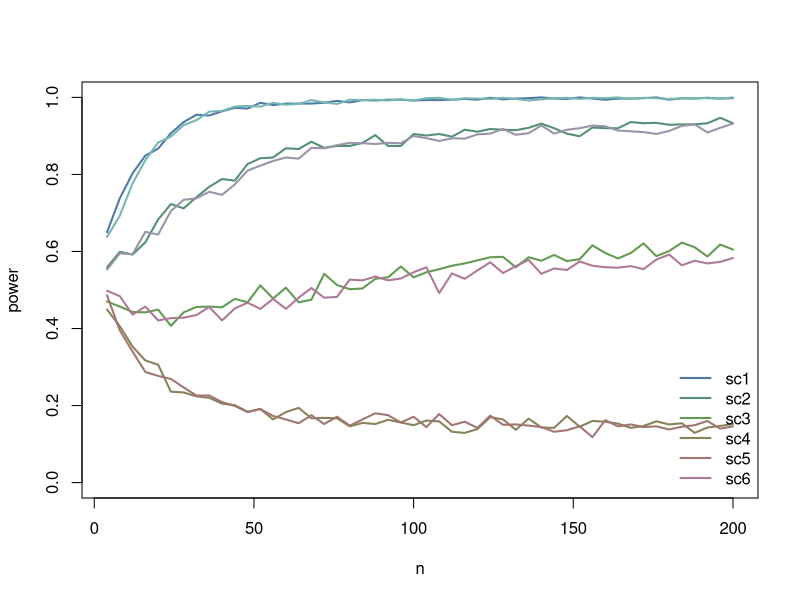
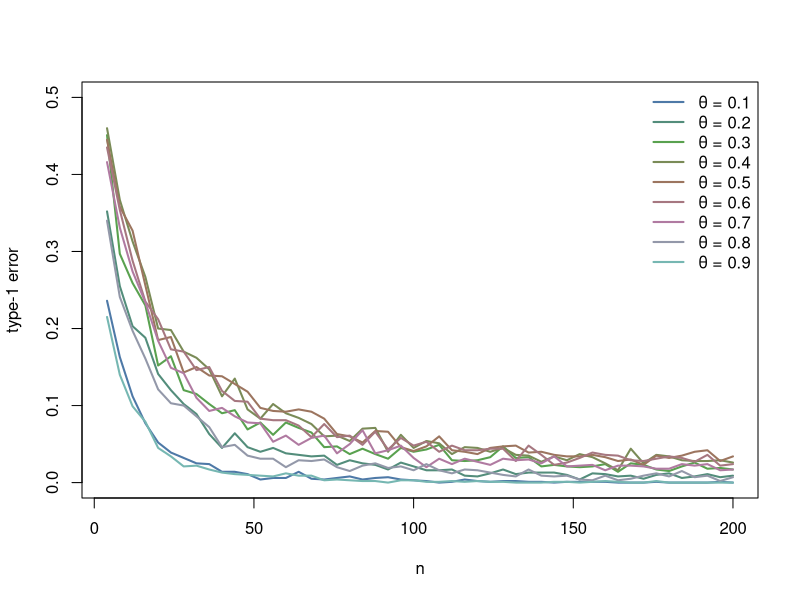

Source code (R) for these figures, in order:
remove(list = ls())

M <- 1e2
B <- 1e3 #number of estimates
sampsize <- 1e2 #sample size for the posterior predictives


a_theta <- 1
b_theta <- 1
p_eps <- 0.5

threshold <- 0.18

x <- (1:50)*4

params_list <- list(
  c(rep(0.5, 4), 0.1),
  c(rep(0.5, 4), 0.2),
  c(rep(0.5, 4), 0.3),
  c(rep(0.5, 4), 0.4),
  c(rep(0.5, 4), 0.6),
  c(rep(0.5, 4), 0.7),
  c(rep(0.5, 4), 0.8),
  c(rep(0.5, 4), 0.9)
)

y_sc1 <- c( 0.65, 0.738, 0.803, 0.849, 0.867, 0.907, 0.936, 0.955, 0.953, 0.964, 0.973, 0.971, 0.986, 0.98, 0.984, 0.984, 0.984, 0.986, 0.991, 0.987, 0.993, 0.992, 0.994, 0.994, 0.992, 0.993, 0.993, 0.994, 0.996, 0.994, 0.999, 0.995, 0.997, 0.998, 1, 0.997, 0.996, 1, 0.997, 0.994, 0.997, 0.997, 0.998, 1, 0.994, 0.998, 0.997, 0.999, 0.997, 0.998 )
y_sc2 <- c( 0.559, 0.599, 0.592, 0.624, 0.683, 0.723, 0.712, 0.741, 0.768, 0.788, 0.784, 0.827, 0.842, 0.844, 0.868, 0.866, 0.885, 0.869, 0.874, 0.874, 0.882, 0.902, 0.874, 0.874, 0.905, 0.901, 0.905, 0.898, 0.916, 0.911, 0.918, 0.916, 0.915, 0.921, 0.932, 0.92, 0.906, 0.899, 0.922, 0.92, 0.92, 0.936, 0.933, 0.934, 0.929, 0.93, 0.93, 0.933, 0.947, 0.933 )
y_sc3 <- c( 0.47, 0.457, 0.443, 0.442, 0.449, 0.407, 0.442, 0.456, 0.457, 0.455, 0.477, 0.468, 0.512, 0.478, 0.506, 0.468, 0.475, 0.542, 0.513, 0.502, 0.504, 0.529, 0.533, 0.561, 0.533, 0.546, 0.554, 0.563, 0.569, 0.577, 0.585, 0.586, 0.559, 0.585, 0.576, 0.591, 0.575, 0.58, 0.616, 0.596, 0.582, 0.596, 0.621, 0.588, 0.601, 0.623, 0.611, 0.587, 0.618, 0.605 )
y_sc4 <- c( 0.449, 0.406, 0.353, 0.317, 0.306, 0.236, 0.234, 0.224, 0.22, 0.205, 0.201, 0.184, 0.191, 0.164, 0.183, 0.194, 0.167, 0.168, 0.167, 0.146, 0.155, 0.152, 0.163, 0.156, 0.149, 0.161, 0.159, 0.132, 0.129, 0.139, 0.17, 0.164, 0.137, 0.166, 0.143, 0.142, 0.173, 0.145, 0.16, 0.158, 0.153, 0.142, 0.147, 0.159, 0.151, 0.154, 0.129, 0.143, 0.147, 0.152 )
y_sc5 <- c( 0.486, 0.395, 0.34, 0.287, 0.277, 0.269, 0.247, 0.226, 0.226, 0.209, 0.199, 0.183, 0.191, 0.173, 0.164, 0.154, 0.175, 0.152, 0.171, 0.148, 0.164, 0.18, 0.175, 0.156, 0.171, 0.144, 0.178, 0.149, 0.158, 0.142, 0.174, 0.15, 0.151, 0.148, 0.144, 0.132, 0.136, 0.146, 0.118, 0.162, 0.146, 0.151, 0.144, 0.146, 0.138, 0.145, 0.149, 0.16, 0.14, 0.146 )
y_sc6 <- c( 0.498, 0.484, 0.436, 0.457, 0.421, 0.427, 0.428, 0.435, 0.456, 0.421, 0.452, 0.467, 0.451, 0.477, 0.451, 0.48, 0.505, 0.48, 0.482, 0.527, 0.525, 0.535, 0.525, 0.53, 0.546, 0.559, 0.492, 0.543, 0.529, 0.551, 0.572, 0.544, 0.562, 0.578, 0.542, 0.556, 0.552, 0.574, 0.563, 0.559, 0.558, 0.562, 0.554, 0.579, 0.592, 0.564, 0.576, 0.569, 0.573, 0.583 )
y_sc7 <- c( 0.553, 0.595, 0.593, 0.651, 0.644, 0.705, 0.734, 0.738, 0.755, 0.747, 0.774, 0.81, 0.823, 0.835, 0.844, 0.841, 0.869, 0.868, 0.876, 0.882, 0.881, 0.879, 0.882, 0.881, 0.9, 0.894, 0.887, 0.894, 0.893, 0.904, 0.906, 0.918, 0.903, 0.907, 0.927, 0.906, 0.916, 0.92, 0.927, 0.925, 0.914, 0.912, 0.91, 0.905, 0.913, 0.926, 0.93, 0.909, 0.921, 0.932 )
y_sc8 <- c( 0.638, 0.693, 0.777, 0.837, 0.883, 0.898, 0.928, 0.941, 0.963, 0.965, 0.976, 0.978, 0.976, 0.986, 0.981, 0.983, 0.993, 0.987, 0.983, 0.994, 0.993, 0.994, 0.992, 0.995, 0.992, 0.998, 0.999, 0.994, 0.998, 0.997, 0.996, 0.999, 0.996, 0.992, 0.995, 0.998, 0.999, 0.996, 0.999, 0.998, 1, 0.996, 0.999, 0.998, 0.996, 0.997, 0.998, 0.998, 0.997, 1 )



cols <- c("#08519C", "#3182BD", "#756BB1", "#9E9AC8", "#54278F")
cols <- c("#4E79A7", "#59A14F", "#9C755F", "#B07AA1", "#76B7B2")
cols <- c("#4E79A7", "#59A14F", "#9C755F", "#B07AA1", "#76B7B2")

n_scenarios <- length(params_list)

if (n_scenarios > length(cols)) {
  cols <- colorRampPalette(cols)(n_scenarios)
}


plot(x, y_sc1, type = "l", col = cols[1], lwd = 2,
     ylim = c(0, 1),
     xlab = "n",
     ylab = "power",
     main = "")

lines(x, y_sc2, col = cols[2], lwd = 2)

lines(x, y_sc3, col = cols[3], lwd = 2)

lines(x, y_sc4, col = cols[4], lwd = 2)

lines(x, y_sc5, col = cols[5], lwd = 2)

lines(x, y_sc6, col = cols[6], lwd = 2)

lines(x, y_sc7, col = cols[7], lwd = 2)

lines(x, y_sc8, col = cols[8], lwd = 2)


legend("bottomright",
       legend = c("sc1", "sc2", "sc3", "sc4", "sc5", "sc6"),
       col = cols,
       lwd = 2,
       bty = "n")




#### type-1 errors

remove(list = ls())

M <- 1e2
B <- 1e3 #number of estimates
sampsize <- 1e2 #sample size for the posterior predictives


a_theta <- 1
b_theta <- 1
p_eps <- 0.5

threshold <- 0.18

x <- (1:50)*4

params_list <- list(
  rep(0.1, 5),
  rep(0.2, 5), 
  rep(0.3, 5),
  rep(0.4, 5),
  rep(0.5, 5),
  rep(0.6, 5),
  rep(0.7, 5),
  rep(0.8, 5),
  rep(0.9, 5)
)

y_0.1 <- c( 0.236, 0.163, 0.112, 0.077, 0.052, 0.039, 0.032, 0.025, 0.024, 0.014, 0.014, 0.011, 0.004, 0.006, 0.006, 0.014, 0.005, 0.004, 0.006, 0.008, 0.004, 0.006, 0.007, 0.004, 0.003, 0.002, 0, 0.001, 0.004, 0.002, 0.001, 0.002, 0.002, 0.001, 0.001, 0, 0.001, 0.001, 0.001, 0.001, 0, 0, 0, 0.001, 0, 0, 0, 0, 0.001, 0 )
y_0.2 <- c( 0.352, 0.255, 0.203, 0.188, 0.141, 0.12, 0.102, 0.089, 0.063, 0.045, 0.064, 0.046, 0.04, 0.045, 0.038, 0.036, 0.034, 0.035, 0.023, 0.029, 0.025, 0.023, 0.017, 0.026, 0.021, 0.016, 0.016, 0.017, 0.009, 0.008, 0.012, 0.017, 0.011, 0.013, 0.013, 0.013, 0.01, 0.004, 0.012, 0.011, 0.008, 0.009, 0.005, 0.01, 0.012, 0.006, 0.008, 0.011, 0.007, 0.009 )
y_0.3 <- c( 0.451, 0.297, 0.259, 0.23, 0.152, 0.164, 0.12, 0.115, 0.102, 0.09, 0.094, 0.069, 0.078, 0.062, 0.078, 0.071, 0.065, 0.046, 0.047, 0.037, 0.044, 0.037, 0.031, 0.045, 0.04, 0.043, 0.049, 0.029, 0.028, 0.029, 0.033, 0.047, 0.032, 0.033, 0.021, 0.023, 0.021, 0.02, 0.021, 0.024, 0.014, 0.025, 0.023, 0.017, 0.015, 0.021, 0.026, 0.018, 0.019, 0.017 )
y_0.4 <- c( 0.46, 0.367, 0.313, 0.267, 0.2, 0.198, 0.17, 0.162, 0.147, 0.112, 0.135, 0.095, 0.083, 0.102, 0.09, 0.084, 0.076, 0.06, 0.061, 0.054, 0.07, 0.071, 0.04, 0.062, 0.045, 0.054, 0.051, 0.037, 0.046, 0.045, 0.04, 0.045, 0.036, 0.035, 0.027, 0.034, 0.029, 0.037, 0.033, 0.025, 0.016, 0.044, 0.025, 0.036, 0.034, 0.029, 0.028, 0.028, 0.029, 0.026 )
y_0.5 <- c( 0.445, 0.358, 0.327, 0.256, 0.185, 0.189, 0.143, 0.15, 0.139, 0.138, 0.128, 0.118, 0.097, 0.093, 0.092, 0.095, 0.092, 0.083, 0.063, 0.06, 0.052, 0.067, 0.066, 0.046, 0.041, 0.047, 0.06, 0.042, 0.04, 0.037, 0.045, 0.047, 0.048, 0.039, 0.04, 0.036, 0.034, 0.034, 0.036, 0.033, 0.028, 0.03, 0.023, 0.035, 0.032, 0.035, 0.04, 0.042, 0.028, 0.034 )
y_0.6 <- c( 0.435, 0.354, 0.288, 0.235, 0.212, 0.173, 0.17, 0.146, 0.15, 0.119, 0.106, 0.105, 0.083, 0.081, 0.081, 0.074, 0.059, 0.076, 0.059, 0.061, 0.049, 0.066, 0.043, 0.058, 0.048, 0.053, 0.04, 0.048, 0.042, 0.042, 0.044, 0.044, 0.028, 0.048, 0.036, 0.023, 0.026, 0.032, 0.039, 0.036, 0.035, 0.029, 0.028, 0.031, 0.034, 0.032, 0.027, 0.036, 0.022, 0.024 )
y_0.7 <- c( 0.416, 0.331, 0.274, 0.234, 0.184, 0.149, 0.142, 0.11, 0.093, 0.097, 0.086, 0.078, 0.077, 0.053, 0.061, 0.049, 0.058, 0.061, 0.038, 0.05, 0.068, 0.038, 0.042, 0.048, 0.032, 0.02, 0.031, 0.024, 0.031, 0.027, 0.023, 0.031, 0.029, 0.03, 0.025, 0.034, 0.021, 0.022, 0.023, 0.016, 0.022, 0.022, 0.021, 0.018, 0.018, 0.024, 0.022, 0.024, 0.016, 0.017 )
y_0.8 <- c( 0.34, 0.241, 0.197, 0.161, 0.121, 0.103, 0.1, 0.086, 0.072, 0.046, 0.049, 0.035, 0.031, 0.031, 0.02, 0.029, 0.028, 0.03, 0.02, 0.015, 0.022, 0.025, 0.019, 0.021, 0.016, 0.024, 0.016, 0.012, 0.017, 0.016, 0.013, 0.01, 0.008, 0.017, 0.009, 0.008, 0.009, 0.004, 0.003, 0.009, 0.003, 0.005, 0.009, 0.012, 0.008, 0.015, 0.007, 0.009, 0.002, 0.007 )
y_0.9 <- c( 0.215, 0.14, 0.099, 0.079, 0.045, 0.034, 0.021, 0.022, 0.017, 0.013, 0.011, 0.01, 0.009, 0.008, 0.012, 0.009, 0.009, 0.003, 0.004, 0.003, 0.002, 0.002, 0, 0.003, 0.003, 0.001, 0.001, 0.002, 0.001, 0.002, 0.001, 0.001, 0, 0, 0, 0.001, 0.001, 0, 0.001, 0.002, 0.001, 0, 0, 0.002, 0, 0, 0, 0, 0, 0 )


n_scenarios <- length(params_list)

cols <- c("#08519C", "#3182BD", "#756BB1", "#9E9AC8", "#54278F")
cols <- c("#4E79A7", "#59A14F", "#9C755F", "#B07AA1", "#76B7B2")
cols <- c("#4E79A7", "#59A14F", "#9C755F", "#B07AA1", "#76B7B2")

if (n_scenarios > length(cols)) {
  cols <- colorRampPalette(cols)(n_scenarios)
}

plot(x, y_0.1, type = "l", col = cols[1], lwd = 2,
     ylim = c(0, 0.5),
     xlab = "n",
     ylab = "type-1 error",
     main = "")

lines(x, y_0.2, col = cols[2], lwd = 2)

lines(x, y_0.3, col = cols[3], lwd = 2)

lines(x, y_0.4, col = cols[4], lwd = 2)

lines(x, y_0.5, col = cols[5], lwd = 2)

lines(x, y_0.6, col = cols[6], lwd = 2)
lines(x, y_0.7, col = cols[7], lwd = 2)
lines(x, y_0.8, col = cols[8], lwd = 2)
lines(x, y_0.9, col = cols[9], lwd = 2)


legend("topright",
       legend = c("θ = 0.1", "θ = 0.2", "θ = 0.3", "θ = 0.4", "θ = 0.5", "θ = 0.6", "θ = 0.7", "θ = 0.8", "θ = 0.9"),
       col = cols,
       lwd = 2,
       bty = "n")


